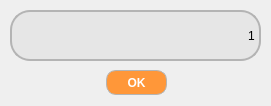
<?xml version="1.0" encoding="UTF-8"?>
<ui version="4.0">
 <class>Form</class>
 <widget class="QWidget" name="Form">
  <property name="geometry">
   <rect>
    <x>0</x>
    <y>0</y>
    <width>271</width>
    <height>106</height>
   </rect>
  </property>
  <property name="minimumSize">
   <size>
    <width>271</width>
    <height>106</height>
   </size>
  </property>
  <property name="maximumSize">
   <size>
    <width>271</width>
    <height>106</height>
   </size>
  </property>
  <property name="windowTitle">
   <string>Form</string>
  </property>
  <widget class="QLineEdit" name="lineEdit_input">
   <property name="geometry">
    <rect>
     <x>10</x>
     <y>10</y>
     <width>251</width>
     <height>51</height>
    </rect>
   </property>
   <property name="minimumSize">
    <size>
     <width>251</width>
     <height>51</height>
    </size>
   </property>
   <property name="styleSheet">
    <string notr="true">QLineEdit#lineEdit_input {
	color: black;
	background-color: rgb(230, 230, 230);
	border-radius: 20px;                     /* &lt;----  20px  */ 
	border: 2px solid rgb(180, 180, 180);
}</string>
   </property>
   <property name="text">
    <string>1</string>
   </property>
   <property name="alignment">
    <set>Qt::AlignRight|Qt::AlignTrailing|Qt::AlignVCenter</set>
   </property>
  </widget>
  <widget class="QPushButton" name="pushButton_ok">
   <property name="geometry">
    <rect>
     <x>106</x>
     <y>70</y>
     <width>61</width>
     <height>25</height>
    </rect>
   </property>
   <property name="minimumSize">
    <size>
     <width>61</width>
     <height>25</height>
    </size>
   </property>
   <property name="font">
    <font>
     <pointsize>9</pointsize>
     <bold>true</bold>
    </font>
   </property>
   <property name="styleSheet">
    <string notr="true">QPushButton#pushButton_ok {
  background-color: rgb(255, 151, 57);
  color: white;
  border: 1px solid rgb(180, 180, 180);
  border-radius: 10px;
  border-color: rgb(180, 180, 180);
}

QPushButton:pressed {
    background-color: qlineargradient(x1: 0, y1: 0, x2: 0, y2: 1,
                                      stop: 0 #FF7832, stop: 1 #FF9739);
}</string>
   </property>
   <property name="text">
    <string>OK</string>
   </property>
  </widget>
 </widget>
 <resources/>
 <connections/>
</ui>
